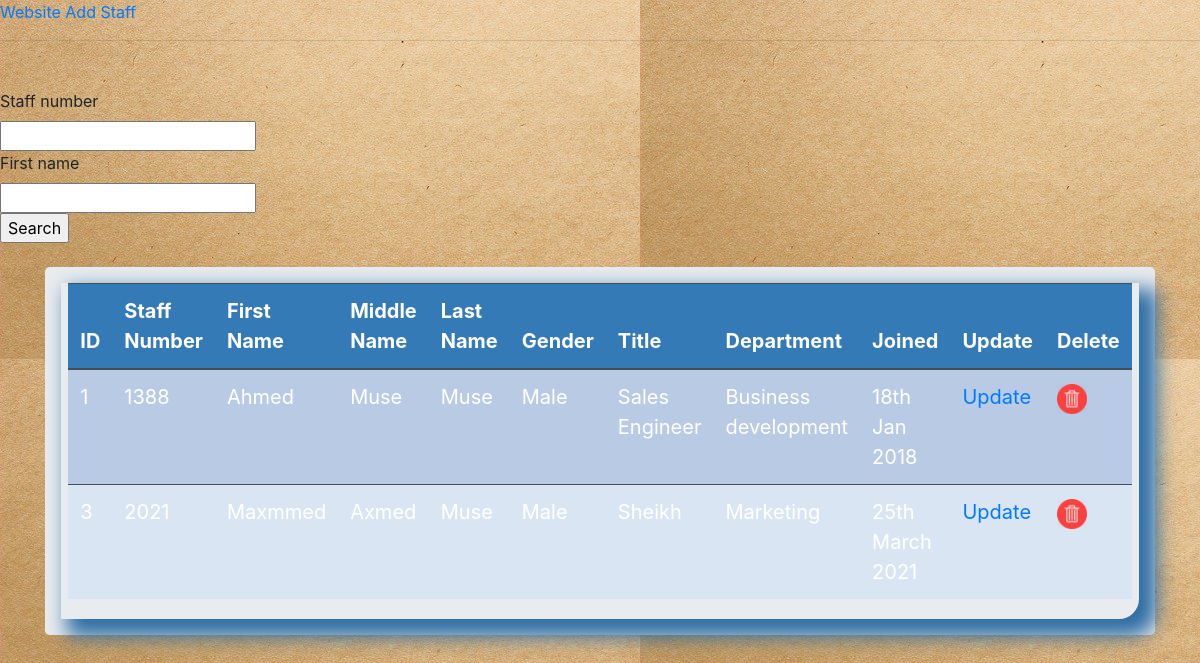
The app's page /hrm/ (signed in) with its own data.
### allifmaalerpsystem/models.py (models this page shows, shortened)
class AllifmaalHRMTable(models.Model):
    staff_number = models.CharField(max_length=255, blank=True, null=True)
    first_name = models.CharField(max_length=255, blank=True, null=True)
    middle_name = models.CharField(max_length=255, blank=True, null=True)
    last_name = models.CharField(max_length=255, blank=True, null=True)
    gender = models.CharField(max_length=255, blank=True, null=True,choices=gender_choice)
    title = models.CharField(max_length=255, blank=True, null=True)
    department = models.CharField(max_length=255, blank=True, null=True)
    joined = models.CharField(max_length=255, blank=True, null=True)

### allifmaalerpsystem/views.py (the view)
# urls.py: path('hrm/',include('allifmaalerpsystem.urls')),
@login_required
def hrm(request):
    header="Allifmaal HRM Management System "
    query_table_content = AllifmaalHRMTable.objects.all()#assign all the objects in the table to the variable
    context = {
	"header": header,
    "query_table_content": query_table_content
	}
    form = StaffSearchForm(request.POST or None)#this is for the search
    if request.method == 'POST':
    	query_table_content = AllifmaalHRMTable.objects.filter(staff_number__icontains=form['staff_number'].value(),
									first_name__icontains=form['first_name'].value())
    context = {#without context, you will not see the form in the page
	    "form": form,
	    "query_table_content": query_table_content,
                }
    return render(request,'hrm.html',context)

### allifmaalerpsystem/forms.py
class StaffSearchForm(forms.ModelForm):
    class Meta:
        model = AllifmaalHRMTable
        fields = ['staff_number','first_name']

### allifmaalerpsystem/templates/hrm.html (shortened to what this page needs)
{% load crispy_forms_tags %}
{% load static %}
<!DOCTYPE html>
<html lang="en">
<head>
    <link href="/static/css/bootstrap.min.css" rel="stylesheet"/>
</head>
<body>
    <link href="{% static 'css/style2.css' %}" rel="stylesheet">
    <a href="/">Website</a>
    <a href="add_staff">Add Staff</a>
   <hr><br>
<form method='POST' action=''>{% csrf_token %}
    {{form|crispy}}
        <input type="submit" value='Search'/>
</form>
<br>
<div class="container">
    <div class="row">
        <div class="col md-12">
            <div class="jumbotron p-3">
                <div class="display_table">
                <table class="table table-hover table-dark">
                    <thead>
                    <tr>
                        <th>ID</th>
                        <th>Staff Number</th>
                        <th>First Name</th>
                        <th>Middle Name</th>
                        <th>Last Name</th>
                        <th>Gender</th>
                        <th>Title</th>
                        <th>Department</th>
                        <th>Joined</th>
                        <th>Update</th>
                        <th>Delete</th>
                    </tr>
                    </thead>
                    {% for records in query_table_content %}
            <tr>
                <td>{{records.id}}</td>
                <td>{{records.staff_number}}</td>
                <td>{{records.first_name}}</td>
                <td>{{records.middle_name}}</td>
                <td>{{records.last_name}}</td>
                <td>{{records.gender}}</td>
                <td>{{records.title}}</td>
                <td>{{records.department}}</td>
                <td>{{records.joined}}</td>
                <td> <a href="{% url 'update_staff' records.id %}">Update</a></td>
                <td> <a href="{% url 'delete_staff' records.id %}"><img src="{% static 'images/delete.png'%}" width="30"></a></td>
                </tr>
            {% endfor %}
                </table>
            </div>
        </div>
</div>
</div>
</div>
    </body>
    </html>

### allifmaalerpsystem/static/css/style2.css (style rules this page uses)
body { background-color:lightblue; background-image: url("../images/allif.jpg"); }
.table { font-size: 20px; text-align: center; width: 95%; margin: auto; text-align: left; }
.table tr:nth-child(odd) { background: #B8CAE4 }
.table tr:nth-child(even) { background: #dae5f4 }
th { background-color: #337ab7; color: white; }
.display_table { border-bottom-right-radius: 20px; padding-left: 1px; padding-right: 1px; padding-bottom: 20px; box-shadow: 12px 12px 20px 6px #2e6da4; }

### records on screen
AllifmaalHRMTable: id "1", staff_number "1388", first_name "Ahmed", middle_name "Muse", last_name "Muse", gender "Male", title "Sales Engineer", department "Business development", joined "18th Jan 2018"
AllifmaalHRMTable: id "3", staff_number "2021", first_name "Maxmmed", middle_name "Axmed", last_name "Muse", gender "Male", title "Sheikh", department "Marketing", joined "25th March 2021"
